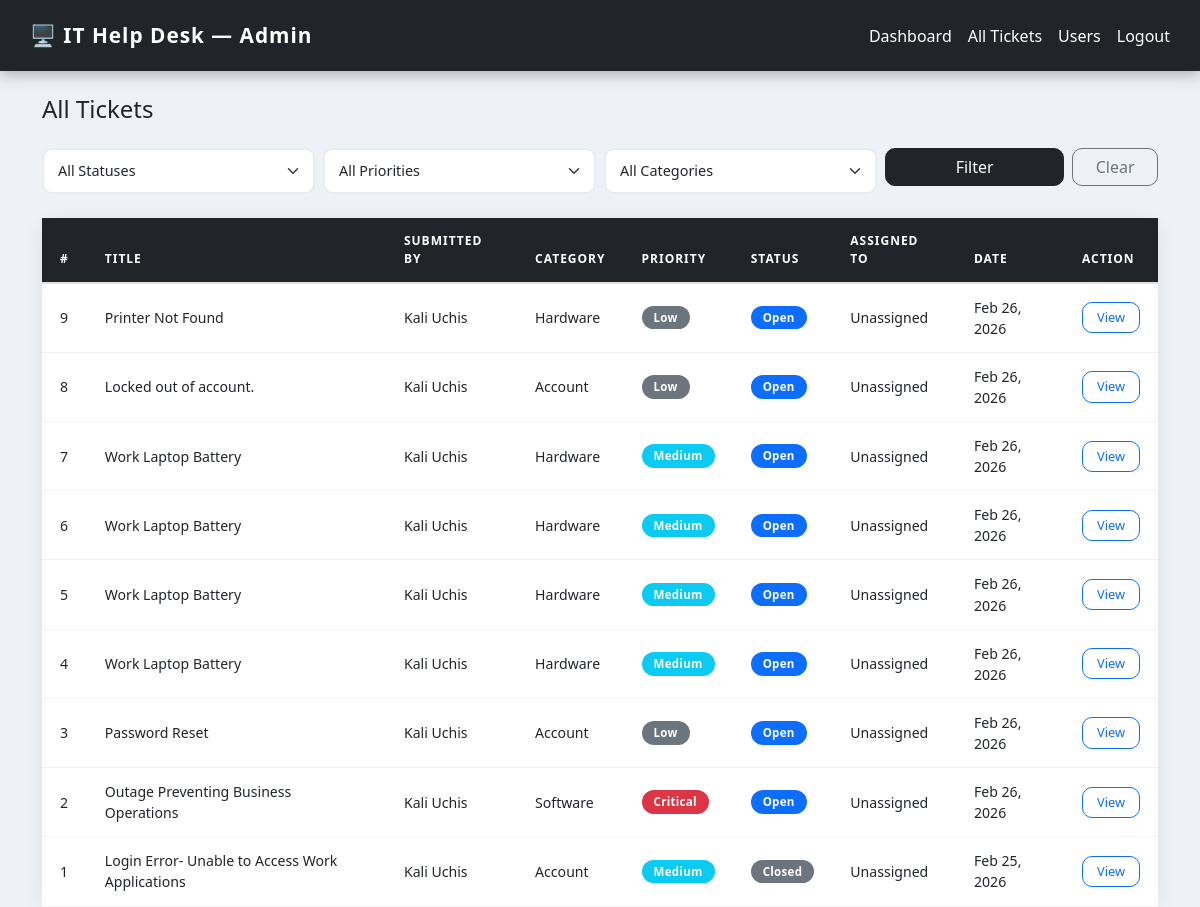
Screenshot of /admin/tickets.php (signed in) with the database file from the repository.
### tables this page shows
CREATE TABLE `tickets` (
  `id` int NOT NULL AUTO_INCREMENT,
  `user_id` int NOT NULL,
  `assigned_to` int DEFAULT NULL,
  `title` varchar(200) NOT NULL,
  `description` text NOT NULL,
  `category` enum('Hardware','Software','Network','Account','Other') DEFAULT 'Other',
  `priority` enum('Low','Medium','High','Critical') DEFAULT 'Medium',
  `status` enum('Open','In Progress','Resolved','Closed') DEFAULT 'Open',
  `created_at` timestamp NULL DEFAULT CURRENT_TIMESTAMP,
  `updated_at` timestamp NULL DEFAULT CURRENT_TIMESTAMP ON UPDATE CURRENT_TIMESTAMP,
  PRIMARY KEY (`id`),
  KEY `user_id` (`user_id`),
  KEY `assigned_to` (`assigned_to`),
  CONSTRAINT `tickets_ibfk_1` FOREIGN KEY (`user_id`) REFERENCES `users` (`id`),
  CONSTRAINT `tickets_ibfk_2` FOREIGN KEY (`assigned_to`) REFERENCES `users` (`id`)
);

CREATE TABLE `users` (
  `id` int NOT NULL AUTO_INCREMENT,
  `name` varchar(100) NOT NULL,
  `email` varchar(150) NOT NULL,
  `password` varchar(255) NOT NULL,
  `role` enum('staff','admin') DEFAULT 'staff',
  `created_at` timestamp NULL DEFAULT CURRENT_TIMESTAMP,
  PRIMARY KEY (`id`),
  UNIQUE KEY `email` (`email`)
);

### admin/tickets.php (the view, shortened to what this page needs)
<?php
require_once '../config/db.php';
$where = [];
$params = [];
$whereSQL = count($where) ? "WHERE " . implode(" AND ", $where) : "";
$tickets = $pdo->prepare("
    SELECT t.*, u.name as submitted_by, a.name as assigned_to_name
    FROM tickets t
    JOIN users u ON t.user_id = u.id
    LEFT JOIN users a ON t.assigned_to = a.id
    $whereSQL
    ORDER BY t.created_at DESC
");
$tickets->execute($params);
$tickets = $tickets->fetchAll();
$priorityColor = ['Low' => 'secondary', 'Medium' => 'info', 'High' => 'warning', 'Critical' => 'danger'];
$statusColor   = ['Open' => 'primary', 'In Progress' => 'warning', 'Resolved' => 'success', 'Closed' => 'secondary'];
?>
<!DOCTYPE html>
<html lang="en">
<head>
    <link href="https://cdn.jsdelivr.net/npm/bootstrap@5.3.0/dist/css/bootstrap.min.css" rel="stylesheet">
    <link rel="stylesheet" href="../assets/css/style.css">
</head>
<body>
<nav class="navbar navbar-dark bg-dark px-4">
    <span class="navbar-brand">🖥️ IT Help Desk — Admin</span>
    <div class="d-flex gap-3">
        <a href="dashboard.php" class="text-white text-decoration-none">Dashboard</a>
        <a href="tickets.php" class="text-white text-decoration-none">All Tickets</a>
        <a href="users.php" class="text-white text-decoration-none">Users</a>
        <a href="../auth/logout.php" class="text-white text-decoration-none">Logout</a>
    </div>
</nav>
<div class="container mt-4">
    <h4 class="mb-4">All Tickets</h4>
    <form method="GET" class="row g-2 mb-4">
        <div class="col-md-3">
            <select name="status" class="form-select">
                <option value="">All Statuses</option>
            </select>
        </div>
        <div class="col-md-3">
            <select name="priority" class="form-select">
                <option value="">All Priorities</option>
            </select>
        </div>
        <div class="col-md-3">
            <select name="category" class="form-select">
                <option value="">All Categories</option>
            </select>
        </div>
        <div class="col-md-2">
            <button type="submit" class="btn btn-dark w-100">Filter</button>
        </div>
        <div class="col-md-1">
            <a href="tickets.php" class="btn btn-outline-secondary w-100">Clear</a>
        </div>
    </form>
    <div class="card shadow-sm">
        <div class="card-body p-0">
            <table class="table table-hover mb-0">
                <thead class="table-dark">
                    <tr>
                        <th>#</th>
                        <th>Title</th>
                        <th>Submitted By</th>
                        <th>Category</th>
                        <th>Priority</th>
                        <th>Status</th>
                        <th>Assigned To</th>
                        <th>Date</th>
                        <th>Action</th>
                    </tr>
                </thead>
                <tbody>
                    <?php if (empty($tickets)): ?>
                        <tr>
                            <td colspan="9" class="text-center py-4">No tickets found.</td>
                        </tr>
                    <?php else: ?>
                        <?php foreach ($tickets as $ticket): ?>
                        <tr>
                            <td><?= $ticket['id'] ?></td>
                            <td><?= htmlspecialchars($ticket['title']) ?></td>
                            <td><?= htmlspecialchars($ticket['submitted_by']) ?></td>
                            <td><?= $ticket['category'] ?></td>
                            <td>
                                <span class="badge bg-<?= $priorityColor[$ticket['priority']] ?>">
                                    <?= $ticket['priority'] ?>
                                </span>
                            </td>
                            <td>
                                <span class="badge bg-<?= $statusColor[$ticket['status']] ?>">
                                    <?= $ticket['status'] ?>
                                </span>
                            </td>
                            <td><?= $ticket['assigned_to_name'] ?? 'Unassigned' ?></td>
                            <td><?= date('M d, Y', strtotime($ticket['created_at'])) ?></td>
                            <td>
                                <a href="../tickets/view.php?id=<?= $ticket['id'] ?>"
                                   class="btn btn-sm btn-outline-primary">View</a>
                            </td>
                        </tr>
                        <?php endforeach; ?>
                    <?php endif; ?>
                </tbody>
            </table>
        </div>
    </div>
</div>
</body>
</html>

### assets/css/style.css (style rules this page uses)
* { margin: 0; padding: 0; box-sizing: border-box; }
body { font-family: 'Segoe UI', Tahoma, Geneva, Verdana, sans-serif; background-color: #eef2f7 !important; }
.navbar { box-shadow: 0 3px 15px rgba(0,0,0,0.3) !important; padding: 15px 30px !important; }
.navbar-brand { font-size: 1.3rem !important; font-weight: 700 !important; letter-spacing: 1px !important; }
.card { border-radius: 16px !important; border: none !important; box-shadow: 0 4px 20px rgba(0,0,0,0.08) !important; }
.table { font-size: 0.88rem !important; }
.table thead th { font-weight: 700 !important; font-size: 0.75rem !important; text-transform: uppercase !important; letter-spacing: 1px !important; padding: 14px 18px !important; border-bottom: 2px solid #dee2e6 !important; }
.table tbody td { padding: 13px 18px !important; vertical-align: middle !important; border-bottom: 1px solid #f1f3f5 !important; }
.badge { font-size: 0.72rem !important; padding: 6px 12px !important; border-radius: 20px !important; font-weight: 600 !important; letter-spacing: 0.3px !important; }
.btn { border-radius: 10px !important; font-weight: 500 !important; transition: all 0.2s ease !important; }
.btn-sm { padding: 5px 14px !important; font-size: 0.8rem !important; }
.form-control, .form-select { border-radius: 10px !important; border: 2px solid #e9ecef !important; padding: 10px 14px !important; font-size: 0.9rem !important; transition: all 0.3s ease !important; }

### rows the page displays
tickets: id "9", title "Printer Not Found", user.name "Kali Uchis", category "Hardware", priority "Low", status "Open", assigned_to_name "Unassigned", created_at "Feb 26, 2026"
tickets: id "8", title "Locked out of account.", user.name "Kali Uchis", category "Account", priority "Low", status "Open", assigned_to_name "Unassigned", created_at "Feb 26, 2026"
tickets: id "7", title "Work Laptop Battery", user.name "Kali Uchis", category "Hardware", priority "Medium", status "Open", assigned_to_name "Unassigned", created_at "Feb 26, 2026"
tickets: id "6", title "Work Laptop Battery", user.name "Kali Uchis", category "Hardware", priority "Medium", status "Open", assigned_to_name "Unassigned", created_at "Feb 26, 2026"
tickets: id "5", title "Work Laptop Battery", user.name "Kali Uchis", category "Hardware", priority "Medium", status "Open", assigned_to_name "Unassigned", created_at "Feb 26, 2026"
tickets: id "4", title "Work Laptop Battery", user.name "Kali Uchis", category "Hardware", priority "Medium", status "Open", assigned_to_name "Unassigned", created_at "Feb 26, 2026"
tickets: id "3", title "Password Reset", user.name "Kali Uchis", category "Account", priority "Low", status "Open", assigned_to_name "Unassigned", created_at "Feb 26, 2026"
tickets: id "2", title "Outage Preventing Business Operations", user.name "Kali Uchis", category "Software", priority "Critical", status "Open", assigned_to_name "Unassigned", created_at "Feb 26, 2026"
tickets: id "1", title "Login Error- Unable to Access Work Applications", user.name "Kali Uchis", category "Account", priority "Medium", status "Closed", assigned_to_name "Unassigned", created_at "Feb 25, 2026"
